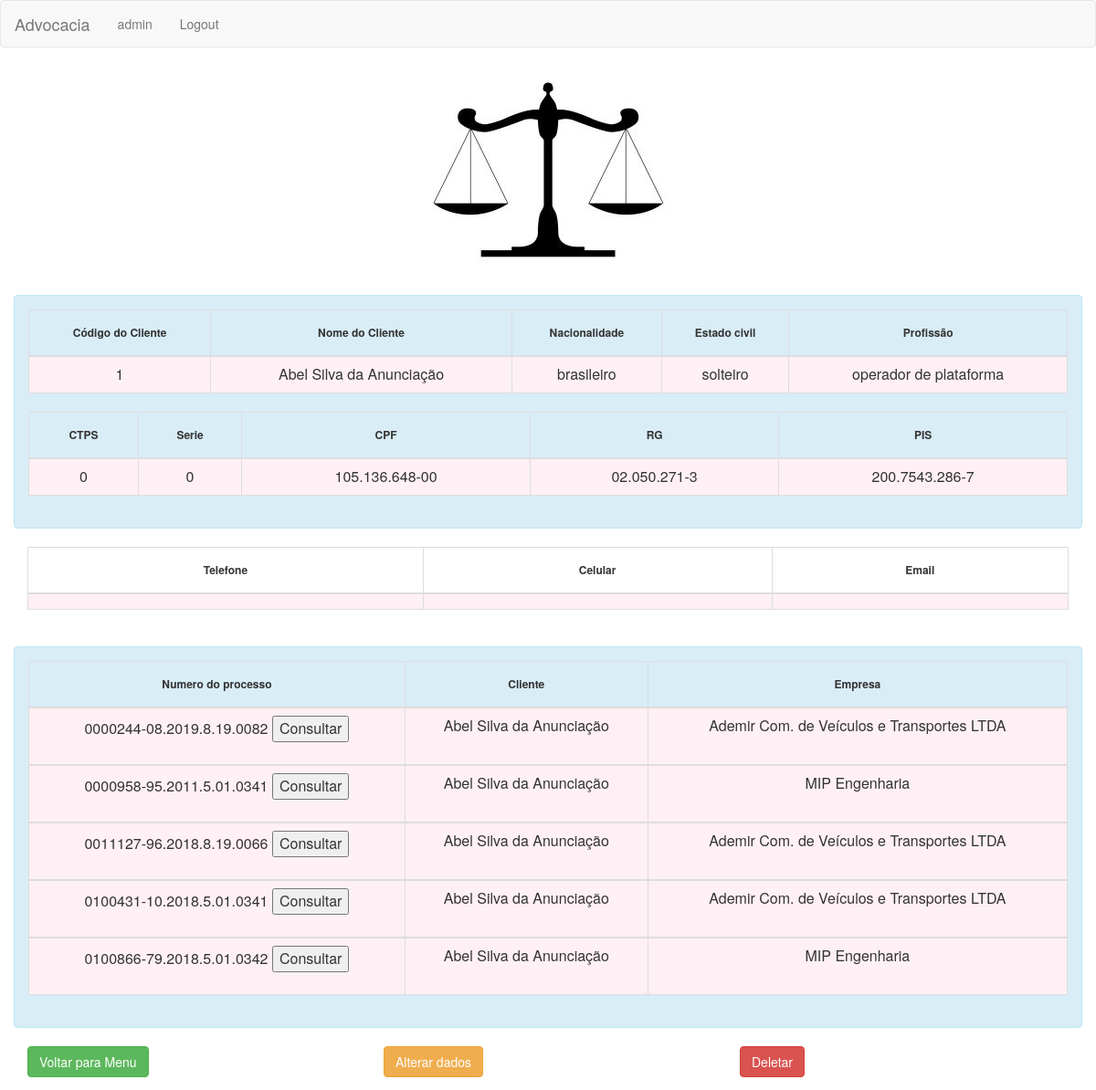
/consultacliente.php?idcli=1 (signed in), run on the app's committed database.
### tables this page shows
CREATE TABLE `cliente` (
  `idcli` int(11) NOT NULL,
  `nomecli` varchar(150) DEFAULT NULL,
  `nacionalidade` varchar(50) DEFAULT NULL,
  `estcivil` varchar(15) DEFAULT NULL,
  `profissao` varchar(50) DEFAULT NULL,
  `ctps` varchar(7) DEFAULT NULL,
  `serie` varchar(6) DEFAULT NULL,
  `cpf` varchar(14) DEFAULT NULL,
  `rg` varchar(12) DEFAULT NULL,
  `pis` varchar(15) DEFAULT NULL,
  `endereco` varchar(250) DEFAULT NULL,
  `telefone` varchar(14) DEFAULT NULL,
  `celular` varchar(15) DEFAULT NULL,
  `email` varchar(150) DEFAULT NULL
);

CREATE TABLE `processo` (
  `numeroproc` varchar(25) NOT NULL,
  `cliente` int(11) DEFAULT NULL,
  `empresa` int(11) DEFAULT NULL,
  `dataaud` varchar(10) DEFAULT NULL,
  `horaaud` varchar(5) DEFAULT NULL,
  `horastrab` int(11) DEFAULT NULL,
  `horalmoco` int(11) DEFAULT NULL,
  `dataadm` varchar(10) DEFAULT NULL,
  `datadm` varchar(10) DEFAULT NULL,
  `pedidosproc` varchar(250) DEFAULT NULL,
  `numeropasta` int(11) DEFAULT NULL
);

CREATE TABLE `empresa` (
  `idemp` int(11) NOT NULL,
  `nome` varchar(150) DEFAULT NULL,
  `endereco` varchar(250) DEFAULT NULL
);

### consultacliente.php (the view, shortened to what this page needs)
<?php
    include("conexao.php");
    $idcli = $_GET["idcli"];
    $dados = "select * from cliente where idcli =".$idcli."";
    $resultado_cliente = mysqli_query($conn,$dados);
    $dadoproc = "select * from processo where cliente = ".$idcli."";
    $resultado_dadoproc = mysqli_query($conn,$dadoproc);
?>
<nav class="navbar navbar-default">
  <div class="container-fluid">
    <div class="navbar-header">
      <a class="navbar-brand" href="#">Advocacia</a>
    </div>
    <ul class="nav navbar-nav">
      <li><a href="#"><?php echo $_SESSION["id"];?></a></li>
      <li><a href="?acao=sair?">Logout</a></li>
    </ul>
  </div>
</nav>
<html>
    <head>
    <link rel="stylesheet" href="https://maxcdn.bootstrapcdn.com/bootstrap/3.3.7/css/bootstrap.min.css">
    <p align="center"><img src="justica2.jpg"></p>
</head>
<body>
<?php
    $cliente = mysqli_fetch_assoc($resultado_cliente);
?>
<div class="container">
    <div class="alert alert-info row ">
        <table class="table table-bordered ">
                    <thead>
                        <tr >
                            <td>
                                <div  align="center" ><h6><b>Código do Cliente </div>
                            </td>
                            <td>
                                <div   align="center" ><h6><b>Nome do Cliente</div>
                            </td>
                            <td>
                                <div   align="center" ><h6><b>Nacionalidade</div>
                            </td>
                            <td>
                                <div   align="center" ><h6><b>Estado civil</div>
                            </td>
                            <td>
                                <div   align="center" ><h6><b>Profissão</div>
                            </td>
                        </tr>
                    </thead>
                    <tbody>
                        <tr style="background-color:lavenderblush;">
                            <td>
                                <div  align="center" ><?=$cliente['idcli']?></div>
                            </td>
                            <td>
                                <div  align="center" ><?=$cliente['nomecli']?> </div>
                            </td>
                            <td>
                                <div  align="center" ><?=$cliente['nacionalidade']?></div>
                            </td>
                            <td>
                                <div  align="center" ><?=$cliente['estcivil']?></div>
                            </td>
                            <td>
                                <div  align="center" ><?=$cliente['profissao']?></div>
                            </td>
                        </tr>
                    </tbody>
        </table>
        <table class="table table-bordered ">
                <thead>
                    <tr>
                        <td>
                            <div   align="center" ><h6><b>CTPS</div>
                        </td>
                        <td>
                            <div   align="center" ><h6><b>Serie</div>
                        </td>
                        <td>
                            <div   align="center" ><h6><b>CPF</div>
                        </td>
                        <td>
                            <div   align="center" ><h6><b>RG</div>
                        </td>
                        <td>
                            <div   align="center" ><h6><b>PIS</div>
                        </td>
                    </tr>
                </thead>
                <tbody>
                    <tr style="background-color:lavenderblush;">
                                <td>
                                    <div  align="center" ><?=$cliente['ctps']?></div>
                                </td>
                                <td>
                                    <div  align="center" ><?=$cliente['serie']?> </div>
                                </td>
                                <td>
                                    <div  align="center" ><?=$cliente['cpf']?></div>
                                </td>
                                <td>
                                    <div  align="center" ><?=$cliente['rg']?></div>
                                </td>
                                <td>
                                    <div  align="center" ><?=$cliente['pis']?></div>
                                </td>
                    </tr>
                </tbody>
            </table>
        </div>
        <table class="table table-bordered ">
                <thead>
                    <tr>
                        <td>
                            <div   align="center" ><h6><b>Telefone</div>
                        </td>
                        <td>
                            <div   align="center" ><h6><b>Celular</div>
                        </td>
                        <td>
                            <div   align="center" ><h6><b>Email</div>
                        </td>
                    </tr>
                </thead>
                <tbody>
                    <tr style="background-color:lavenderblush;">
                        <td>
                        </td>
                        <td>
                        </td>
                        <td>
                        </td>
                    </tr>
                </tbody>
        </table>
        <br>
        <div align="center" class="alert alert-info row" width="75%">
            <table align = "center" class="table table-bordered" >
                    <thead>
                        <tr >
                            <td>
                                <div   align="center" ><h6><b>Numero do processo</b></h6></div>
                            </td>
                            <td>
                                <div   align="center" ><h6><b>Cliente</b></h6></div>
                            </td>
                            <td>
                                <div   align="center" ><h6><b>Empresa</b></h6></div>
                            </td>
                        </tr>
                    </thead>
        <?php
                while($linha = mysqli_fetch_assoc($resultado_dadoproc)) {
					$procli=$linha['cliente'];
						$proemp=$linha['empresa'];
						    $dad = "select * from cliente where idcli =".$procli."";
                            $resultado_procli = mysqli_query($conn,$dad);
						    $linha2= mysqli_fetch_assoc($resultado_procli);
						    $dado = "select * from empresa where idemp =".$proemp."";
                            $resultado_proemp = mysqli_query($conn,$dado);
						    $linha3= mysqli_fetch_assoc($resultado_proemp);
        ?>
                    <tbody>
                        <tr style="background-color:lavenderblush;">
                            <td align="center">
                                <form method="get">
                                <div  align="center" ><?=$linha['numeroproc']?>
                                <button formaction="consultaprocesso.php">Consultar</button>
                            </div>
                                </form>
                            </td>
                            <td>
                                    <div  align="center"><?=$linha2['nomecli']?></div>
                                </td>
                                <td>
                                    <div  align="center"><?=$linha3['nome']?></div>
                                </td>
                        </tr>
                 <?php
                }
                ?>
                    </tbody>
                </table>
            </div>
</div>
<div class="container">
       <div class="row">
        <div class="col-sm-4">
        <form name="formContato" method="get" action="metodos.php">
        <p>
            <input type="submit" class="btn btn-success" name="button" id="button" value="Voltar para Menu">
        </p>
        </form>
        </div>
        <div class="col-sm-4">
        <form name="formContato" method="get" action="alterarcli.php">
            <p>
                <input type="submit" class="btn btn-warning" name="button" id="button" value="Alterar dados">
            </p>
        </form>
        </div>
        <div class="col-sm-4">
        <form name="formContato" method="get" action="deletarCliente.php">
                <div>
                    <button type="button" class="btn btn-danger" data-toggle="modal" data-target="#myModal">Deletar</button>
                  </div>
                </div>
        </div>
        </div>
</body>
</html>

### data on the page
cliente: idcli "1", nomecli "Abel Silva da Anunciação", nacionalidade "brasileiro", estcivil "solteiro", profissao "operador de plataforma", ctps "0", serie "0", cpf "105.136.648-00", rg "02.050.271-3", pis "200.7543.286-7"
processo: numeroproc "0000244-08.2019.8.19.0082", cliente.nomecli "Abel Silva da Anunciação", empresa.nome "Ademir Com. de Veículos e Transportes LTDA"
processo: numeroproc "0000958-95.2011.5.01.0341", cliente.nomecli "Abel Silva da Anunciação", empresa.nome "MIP Engenharia"
processo: numeroproc "0011127-96.2018.8.19.0066", cliente.nomecli "Abel Silva da Anunciação", empresa.nome "Ademir Com. de Veículos e Transportes LTDA"
processo: numeroproc "0100431-10.2018.5.01.0341", cliente.nomecli "Abel Silva da Anunciação", empresa.nome "Ademir Com. de Veículos e Transportes LTDA"
processo: numeroproc "0100866-79.2018.5.01.0342", cliente.nomecli "Abel Silva da Anunciação", empresa.nome "MIP Engenharia"

### other printed values
$_SESSION["id"] "admin"
